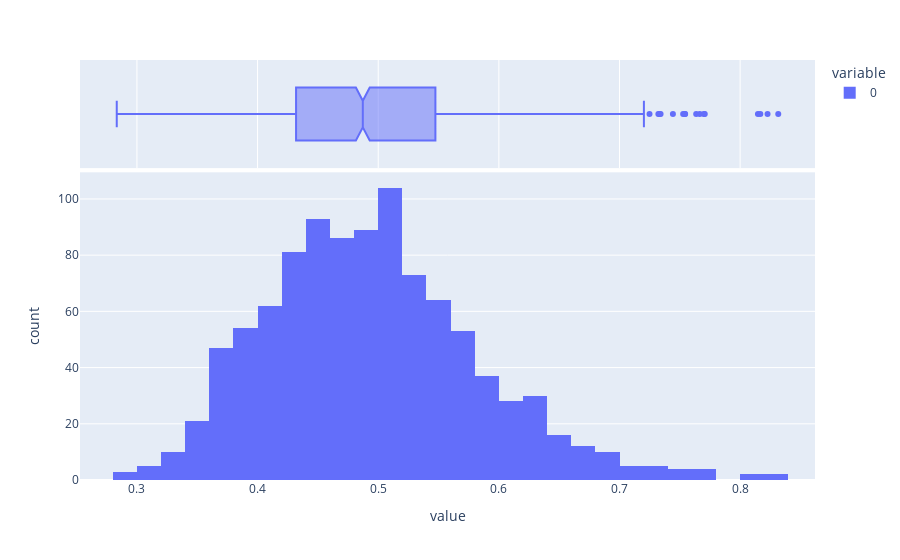

The cell this chart's notebook holds for it:
### Code cell
fig = px.histogram(data_ic['Lq']['Amostras'], marginal="box")
fig.show()

### Figure 1 — Plotly figure (JSON) as saved in the notebook; plotly's stock layout.template omitted (floating-point values rounded to 4 significant figures; data arrays with more than 128 entries replaced by an {"elided": "..."} marker saying what was removed)
{"data": [{"alignmentgroup": "True", "bingroup": "x", "hovertemplate": "variable=0<br>value=%{x}<br>count=%{y}<extra></extra>", "legendgroup": "0", "marker": {"color": "#636efa", "pattern": {"shape": ""}}, "name": "0", "offsetgroup": "0", "orientation": "v", "showlegend": true, "type": "histogram", "x": {"elided": "1000 float values"}, "xaxis": "x", "yaxis": "y"}, {"alignmentgroup": "True", "hovertemplate": "variable=0<br>value=%{x}<extra></extra>", "legendgroup": "0", "marker": {"color": "#636efa"}, "name": "0", "notched": true, "offsetgroup": "0", "showlegend": false, "type": "box", "x": {"elided": "1000 float values"}, "xaxis": "x2", "yaxis": "y2"}], "layout": {"barmode": "relative", "legend": {"title": {"text": "variable"}, "tracegroupgap": 0}, "margin": {"t": 60}, "xaxis": {"anchor": "y", "domain": [0, 1], "title": {"text": "value"}}, "xaxis2": {"anchor": "y2", "domain": [0, 1], "matches": "x", "showgrid": true, "showticklabels": false}, "yaxis": {"anchor": "x", "domain": [0, 0.7326], "title": {"text": "count"}}, "yaxis2": {"anchor": "x2", "domain": [0.7426, 1], "matches": "y2", "showgrid": false, "showline": false, "showticklabels": false, "ticks": ""}}}
